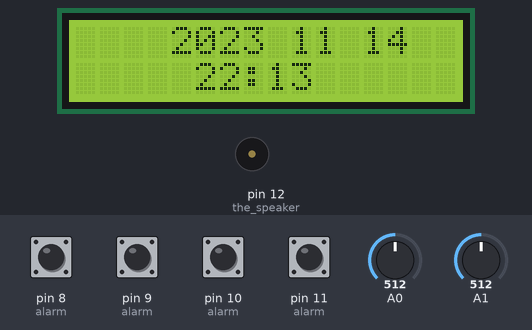
The sketch below on a simulated Arduino Uno, built with avr-gcc and run on an emulated ATmega328P. Parts: 16×2 character LCD, buzzer (waves = sounding, pin HIGH). The test bench sets the inputs (shaded band); at power-on: pin 8 (alarm), pin 9 (alarm), pin 10 (alarm), pin 11 (alarm) HIGH, A0 = 512, A1 = 512. The local clock reads 2024-03-15 10:24:30 at power-on unless the sketch sets it.

Above: at 1.2 s.
1.3 s: pin 8 (alarm) pulled LOW for 0.15 s
At 1.49 s:
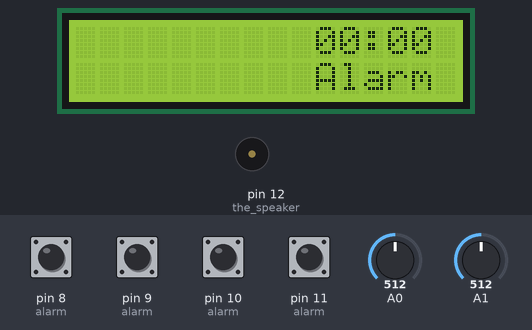
3.0 s: pin 8 (alarm) pulled LOW for 1 s
At 3.07 s:
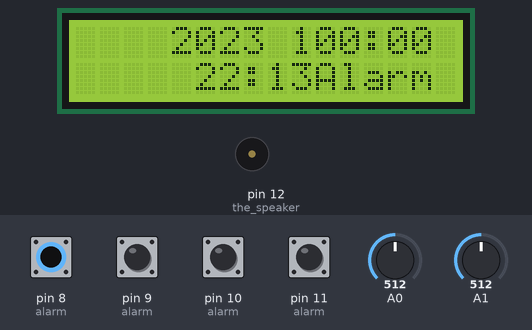
Timing chart, 0 to 6.0 s (numbered marks = the images above; inputs shaded):
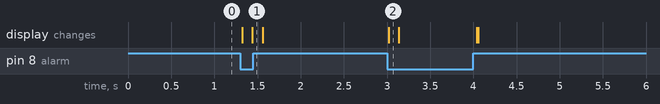

The sketch:

alarm_clock.ino
```cpp
/*
  Alarm Clock Mat
  John Kessinger
*/

#include <Wire.h>
#include <DS3231.h>
#include <Adafruit_RGBLCDShield.h>
#include <utility/Adafruit_MCP23017.h>

Adafruit_RGBLCDShield lcd = Adafruit_RGBLCDShield();

DS3231 clock; //sets clock directory
RTCDateTime dt;

int ahours; //the alarm hour value
int amins; //the alarm minute value

int fsrReading_1; //one force sensor variable
int fsrReading_2; //annother force sensor value

//check conditions
int foot_1;
int foot_2;

//triggers the alarmActive() method
int alarmOn;

void setup() {
  Serial.begin(9600);
  pinMode(12, OUTPUT); //the speaker

  pinMode(11, INPUT); //
  digitalWrite(11, HIGH);
  pinMode(10, INPUT);
  digitalWrite(10, HIGH);
  pinMode(9, INPUT);
  digitalWrite(9, HIGH);
  pinMode(8, INPUT);
  digitalWrite(8, HIGH);


  lcd.begin(16, 2);

  // Initialize DS3231
  //Serial.println("Initialize DS3231");;
  clock.begin();

  // Set sketch compiling time
  clock.setDateTime(__DATE__, __TIME__);
}

void loop() {
  fsrReading_1 = analogRead(0);
  fsrReading_2 = analogRead(1);

  //Serial.println(fsrReading_1);
  //Serial.println(fsrReading_2);

  if ( fsrReading_1 > 500 && fsrReading_2 > 500) {
    foot_1 = 1;
    foot_2 = 1;
  }

  dt = clock.getDateTime();
  //Serial.println(dt.hour);
  //Serial.println(dt.minute);

  lcd.setCursor(4, 0);
  lcd.print(dt.year); //displays the current year
  lcd.setCursor(9, 0);
  lcd.print(dt.month); //displays the current month

  if (dt.month > 9) {
    lcd.setCursor(12, 0);
    lcd.print(dt.day); //this compensates the spacing on the LCD screen for when the month is 2 digits
  }
  else {
    lcd.setCursor(11, 0);
    lcd.print(dt.day); //displays the current day
  }

  lcd.setCursor(5, 1);
  if (dt.hour < 10) { //adjusts so that the spacing remains consistent
    lcd.print("0");
    lcd.print(dt.hour);
  }
  else {
    lcd.print(dt.hour);
  }
  lcd.print(":");
  lcd.setCursor(8, 1);
  if (dt.minute < 10) { //adjusts so that the spacing remains consistent
    lcd.print("0");
    lcd.print(dt.minute);
  }
  else {
    lcd.print(dt.minute);
  }
  alarmSet();
  if (dt.hour == ahours && dt.minute == amins) { //if the alarm variables match the time variables the alarm activates
    alarmOn = 1;
  }
  if (alarmOn == 1) {
    alarmActive();
  }
}

void alarmSet() {
  while (digitalRead(8) == LOW) { //the alarm set button
    foot_1 = 0;
    foot_2 = 0;

    lcd.setCursor(10, 1);
    lcd.print("Alarm"); //the alarm is only displayed while the alarm set button is held
    lcd.setCursor(10, 0);
    if (ahours < 10) {
      lcd.print("0");
      lcd.print(ahours);
    }
    else {
      lcd.setCursor(10, 0);
      lcd.print(ahours);
    }
    lcd.print(":");

    if (amins < 10) {
      lcd.print("0");
      lcd.print(amins);
    }
    else {
      lcd.print(amins);
    }
    if (amins > 59) { //compensates so that amins never reaches 60
      ahours++;
      amins = 0;
    }
    if (amins < 0) { //the only way for ahours to be decreased if amins drops below 0
      ahours--;
      amins = 0;
    }
    if (ahours > 23) { //allows hours to wrap around so it never reaches 24
      ahours = 0;
    }
    if (digitalRead(11) == LOW) {
      amins++;
    }
    if (digitalRead(10) == LOW) {
      amins--;
    }
    if (digitalRead(9) == LOW) {
      ahours++;
    }
    delay(100);
    lcd.clear(); //clears the lcd of the alarm code so the clock code can be written on top again
  }
}

void alarmActive() {
  if (foot_1 == 1 && foot_2 == 1) { //if both variables are high the alarm is turned off
    noTone(12);
    alarmOn = 0;
  }
  else {
    tone(12, 1200, 200); //will run until sensors detect both feet
    delay(200);
  }
}
```

Measured:
- after the input at 1.3 s, the display: first changes at once (image 1 shows a later state)
- after the input at 3.0 s, the display: changes at once (image 2)
